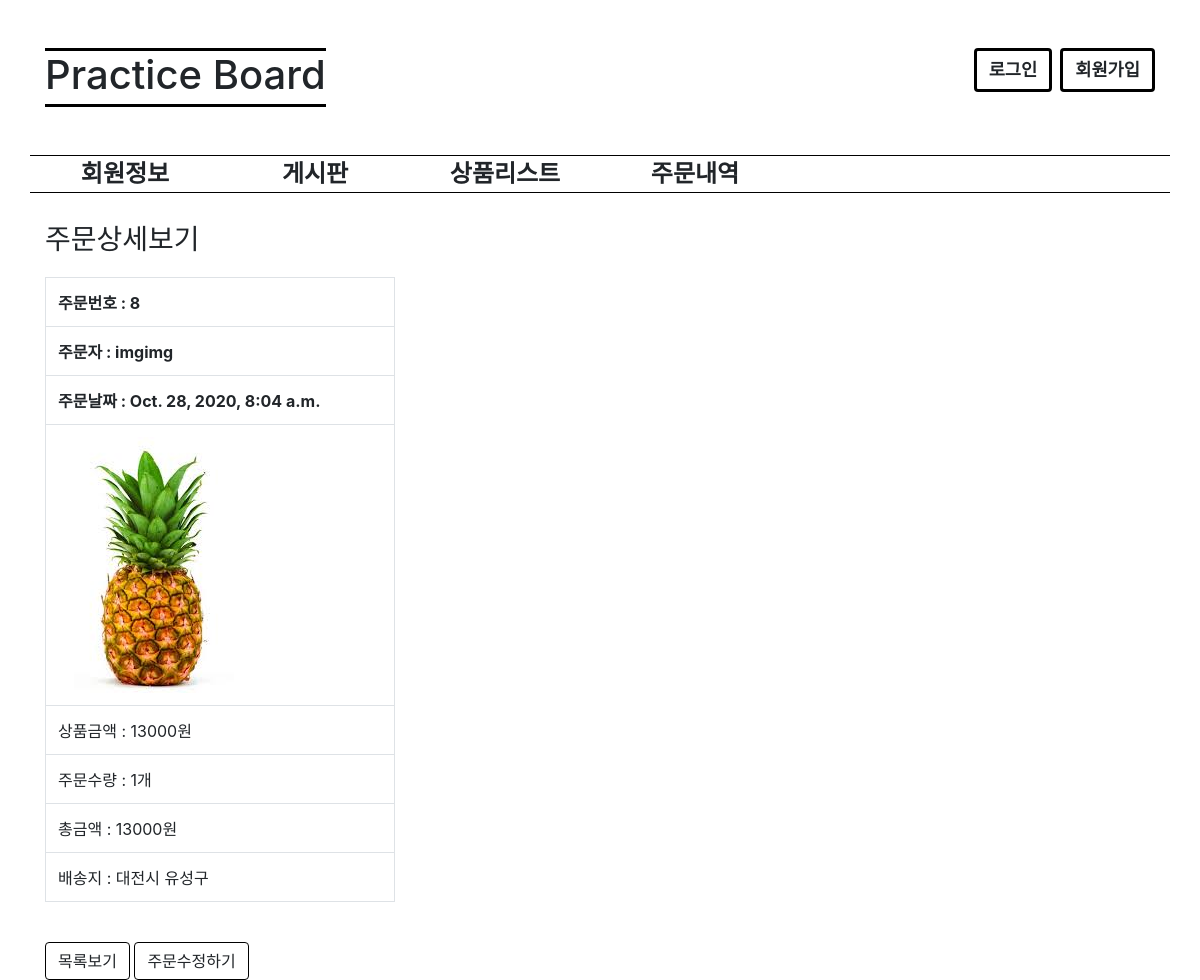
/order/detail/8, run on the app's committed database.
### order/models.py (models this page shows, shortened)
class Order(models.Model):
    user = models.ForeignKey(
        'user.User', on_delete=models.CASCADE, verbose_name='구매자')
    product = models.ForeignKey(
        'product.Product', on_delete=models.CASCADE, verbose_name='상품')
    userid = models.CharField(
        max_length=64, verbose_name='구매자아이디', default='None'
    )
    countprice = models.IntegerField(verbose_name='상품가격', default='0')
    price = models.IntegerField(verbose_name='총가격', default='0')
    quantity = models.IntegerField(verbose_name='수량')
    address = models.CharField(
        max_length=128, verbose_name='구매자주소', default="None", null=False)
    productimg = models.CharField(
        max_length=64, verbose_name='상품이미지', default='None')
    orderdate = models.DateTimeField(auto_now_add=True, verbose_name='구매일')
    class Meta:
        db_table = 'practice_order'
        verbose_name = '주문'
        verbose_name_plural = '주문'

### order/views.py (the view)
# urls.py: path('detail/<int:pk>', views.detail),
def detail(request, pk):
    order = Order.objects.get(pk=pk)
    print(order.id)
    print(order.userid)
    print(order.price)
    return render(request, 'orderdetail.html', {'order': order})

### order/templates/orderdetail.html (shortened to what this page needs)
{% extends "base.html" %}
{% block contents %}
<h3>
    주문상세보기
</h3>
<div class="row" style="margin-top: 20px;">
    <div class="col-4">
        <table class="table table-bordered">
            <tr>
                <th>주문번호 : {{ order.id }}</th>
            </tr>
            <tr>
                <th>주문자 : {{ order.userid }}</th>
            </tr>
            <tr>
                <th>주문날짜 : {{ order.orderdate }}</th>
            </tr>
            <tr>
                <td><img src="/media/{{ order.productimg }}" alt=""></td>
            </tr>
            <tr>
                <td>상품금액 : {{ order.countprice }}원 </td>
            </tr>
            <tr>
                <td>주문수량 : {{ order.quantity }}개</td>
            </tr>
            <tr>
                <td>총금액 : {{ order.price }}원</td>
            </tr>
            <tr>
                <td>배송지 : {{ order.address }}</td>
            </tr>
        </table>
        <br>
        <button class="btn btn-default" onclick="location.href='/order/list'"
            style="border: 1px solid black;">목록보기</button>
        <button class="btn btn-default" onclick="location.href='/order/update/{{ order.id }}'"
            style="border: 1px solid black;">주문수정하기</button>
    </div>
</div>
{% endblock %}

### data on the page
Order: id "8", userid "imgimg", orderdate "Oct. 28, 2020, 8:04 a.m.", productimg (picture), countprice "13000", quantity "1", price "13000", address "대전시 유성구"
